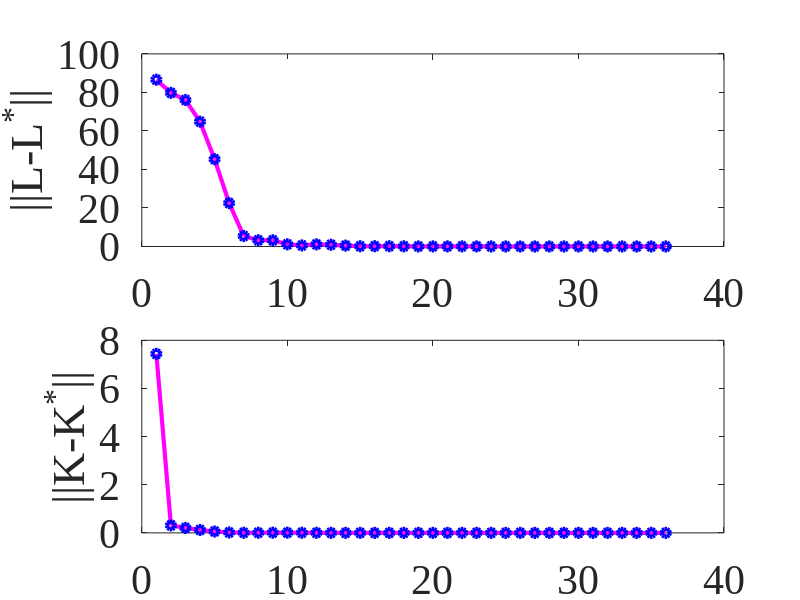
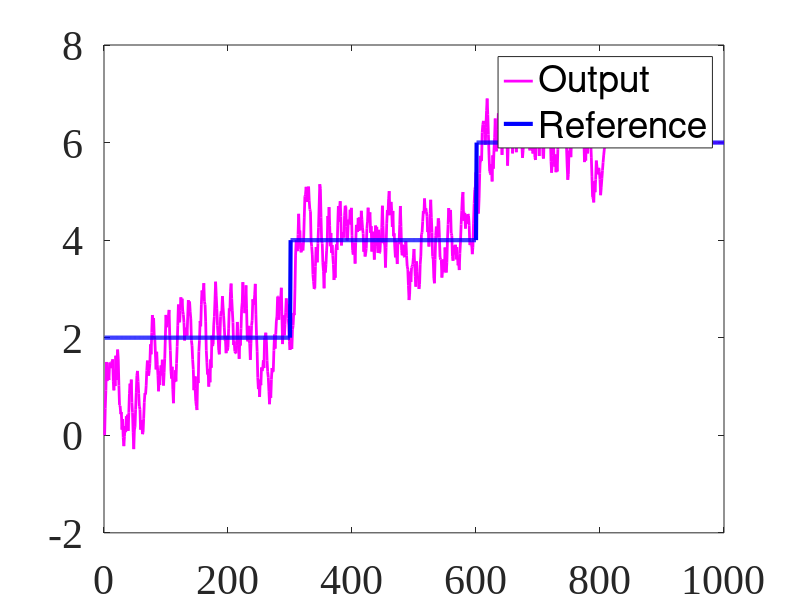

MATLAB code for these plots, in order:
%%%%%%%%%%%%%%%%%%%%%%%%%%%%%%%%%%%%%%%%%%%%%%%%%%%%%%%%%%%%%%%%%%%%%
% H_inf tracking control for linear discrete-time systems          %%
% Model-free Q-learning algorithm                                  %%
%%%%%%%%%%%%%%%%%%%%%%%%%%%%%%%%%%%%%%%%%%%%%%%%%%%%%%%%%%%%%%%%%%%%%

close all;
clc, clear;

% F16 Aircraft Systems: Continuous-time
Ac = [-1.01887,   0.90506,  -0.00215;
      0.82225,   -1.07741,  -0.17555;
      0,          0,             -1];
Bc = [0, 1;
      0, 0;
      5, 0];
Cc = [1, 0, 0];
Dc = 0;

%Discretization using the zero order hold (ZOH) method 
sys = ss(Ac,Bc,Cc,Dc);
sysd = c2d(sys,0.1,'zoh');
A = sysd.A;
B = sysd.B(:,1);
E = sysd.B(:,2);
C = sysd.C;

%Reference trajectory system
F = [1];

%Parameters setting
Q = 100; 
R = 0.01;
alpha = 0.1;
gamma = 10;

% The augmented system
Q1 = [C'*Q*C -C'*Q; -Q*C Q];
G = blkdiag(Q1, R, -gamma^2);
T = blkdiag(A, F);
B1 = [B; 0];
E1 = [E; 0];

%%
%%%%%%%%%%%%%%%%%%%%%%%%%%%%%%%%%%%%%%%%%%%%%%%%%%%%%%%%%%%%%%%%%%%%%%%%%%%
%Calculate the kernel matrix P by directly using the tacking GARE
tempA = sqrt(exp(-alpha))*T;
tempB = sqrt(exp(-alpha))*[B1, E1];
tempQ = Q1;
tempR = [R 0; 0 -gamma^2];
P_dare = dare(tempA, tempB, tempQ, tempR);

X0 = [0;0;0;2];
V0 = X0'*P_dare*X0

% Calculate the optimal control policy and worst case disturbance using P
L_P_dare = inv(R + exp(-alpha)*B1'*P_dare*B1 - exp(-alpha)^2*(B1'*P_dare*E1) * inv(exp(-alpha)*E1'*P_dare*E1 - gamma^2) * (E1'*P_dare*B1))...
    * (exp(-alpha)^2*(B1'*P_dare*E1) * inv(exp(-alpha)*E1'*P_dare*E1 - gamma^2) * (E1'*P_dare*T) - exp(-alpha)*B1'*P_dare*T)

K_P_dare = inv(exp(-alpha)*E1'*P_dare*E1 - gamma^2 - exp(-alpha)^2*(E1'*P_dare*B1) * inv(R + exp(-alpha)*B1'*P_dare*B1) * (B1'*P_dare*E1))...
    * (exp(-alpha)^2*(E1'*P_dare*B1) * inv(R + exp(-alpha)*B1'*P_dare*B1) * (B1'*P_dare*T) - exp(-alpha)*E1'*P_dare*T)

%Calculate kernel matrix H using P
H_dare = [Q1+exp(-alpha)*T'*P_dare*T,    exp(-alpha)*T'*P_dare*B1,      exp(-alpha)*T'*P_dare*E1;
          exp(-alpha)*B1'*P_dare*T,      R+exp(-alpha)*B1'*P_dare*B1,   exp(-alpha)*B1'*P_dare*E1;
          exp(-alpha)*E1'*P_dare*T,      exp(-alpha)*E1'*P_dare*B1,     exp(-alpha)*E1'*P_dare*E1-gamma^2];
Hxx = H_dare(1:4, 1:4);
Hxu = H_dare(1:4, 5);
Hxw = H_dare(1:4, 6);
Hux = H_dare(5, 1:4);
Huu = H_dare(5, 5);
Huw = H_dare(5, 6);
Hwx = H_dare(6, 1:4);
Hwu = H_dare(6, 5);
Hww = H_dare(6, 6);

% Calculate the optimal control policy and worst case disturbance using H
L_H_dare = inv(Huu - Huw*inv(Hww)*Hwu) * (Huw*inv(Hww)*Hwx - Hux)
K_H_dare = inv(Hww - Hwu*inv(Huu)*Huw) * (Hwu*inv(Huu)*Hux - Hwx)

%%
%%%%%%%%%%%%%%%%%%%%%%%%%%%%%%%%%%%%%%%%%%%%%%%%%%%%%%%%%%%%%%%%%%%%%%%%%%%
%Model-free Q-learning algorithm

% Initial value of H
H = eye(6);
Hxx = H(1:4, 1:4);
Hxu = H(1:4, 5);
Hxw = H(1:4, 6);
Hux = H(5, 1:4);
Huu = H(5, 5);
Huw = H(5, 6);
Hwx = H(6, 1:4);
Hwu = H(6, 5);
Hww = H(6, 6);
% Initial values of K and L
K = [-5 0 0 5];
L = [-5 0 0 5];
% Initial values of states
x = [0 0 0]';
r = [2];
X = [x;r];

zbar(1:21, 1:22) = 0;
d_target(1:22, 1) = 0;
mm = 0;
Count_N = 1000;
Count_train = 800;

for n = 1:Count_N
    
    if n <= Count_train
        a1 = 1;
        a2 = 1;
    else
        a1 = 0;
        a2 = 0;
    end

    uu = L * X(:,n);
    ww = K * X(:,n);
    %case 1
%     u = uu + a1 * (sin(2*n) + sin(5*n) + sin(9*n) + sin(11*n));
%     w = ww + a2 * (cos(3*n) + cos(6*n) + cos(8*n) + cos(12*n));
    %case 2
    u = uu + a1 * 10 * (rand-0.5);
    w = ww + a2 * 10 * (rand-0.5);

    x(:, n+1) = A*x(:,n) + B*u + E*w;
    y(n) = C * x(:,n);
    r(n+1) = F * r(n);
    X = [x; r];
    
    if n==300
        r(n+1) = 4;
    end
    
    if n==600
        r(n+1) = 6;
    end
    
    % Data collection
    zbar(:,1) = zbar(:,2);
    zbar(:,2) = zbar(:,3);
    zbar(:,3) = zbar(:,4);
    zbar(:,4) = zbar(:,5);
    zbar(:,5) = zbar(:,6);
    zbar(:,6) = zbar(:,7);
    zbar(:,7) = zbar(:,8);
    zbar(:,8) = zbar(:,9);
    zbar(:,9) = zbar(:,10);
    zbar(:,10) = zbar(:,11);
    zbar(:,11) = zbar(:,12);
    zbar(:,12) = zbar(:,13);
    zbar(:,13) = zbar(:,14);
    zbar(:,14) = zbar(:,15);
    zbar(:,15) = zbar(:,16);
    zbar(:,16) = zbar(:,17);
    zbar(:,17) = zbar(:,18);
    zbar(:,18) = zbar(:,19);
    zbar(:,19) = zbar(:,20);
    zbar(:,20) = zbar(:,21);
    zbar(:,21) = zbar(:,22);
    
    temp0_zbar = [X(1,n)^2;       X(1,n)*X(2,n);   X(1,n)*X(3,n);  X(1,n)*X(4,n);
                  X(1,n)*u;       X(1,n)*w;        X(2,n)^2;       X(2,n)*X(3,n);
                  X(2,n)*X(4,n);  X(2,n)*u;        X(2,n)*w;       X(3,n)^2;
                  X(3,n)*X(4,n);  X(3,n)*u;        X(3,n)*w;       X(4,n)^2;
                  X(4,n)*u;       X(4,n)*w;        u^2;            u*w;            w^2];
              
    zbar(:,22) = temp0_zbar;
         
    d_target(1,1) = d_target(2,1);
    d_target(2,1) = d_target(3,1);
    d_target(3,1) = d_target(4,1);
    d_target(4,1) = d_target(5,1);
    d_target(5,1) = d_target(6,1);
    d_target(6,1) = d_target(7,1);
    d_target(7,1) = d_target(8,1);
    d_target(8,1) = d_target(9,1);
    d_target(9,1) = d_target(10,1);
    d_target(10,1) = d_target(11,1);
    d_target(11,1) = d_target(12,1);
    d_target(12,1) = d_target(13,1);
    d_target(13,1) = d_target(14,1);
    d_target(14,1) = d_target(15,1);
    d_target(15,1) = d_target(16,1);
    d_target(16,1) = d_target(17,1);
    d_target(17,1) = d_target(18,1);
    d_target(18,1) = d_target(19,1);
    d_target(19,1) = d_target(20,1);
    d_target(20,1) = d_target(21,1);
    d_target(21,1) = d_target(22,1);
    d_target(22,1) = [X(:,n); u; w]' * G * [X(:,n); u; w]...
                   + exp(-alpha) * [X(:,n+1); L*X(:,n+1); K*X(:,n+1)]' * H * [X(:,n+1); L*X(:,n+1); K*X(:,n+1)];
               
    %The number of independent elements of H is 21.
    if mod(n, 22) == 0
        err_K = abs(K - K_P_dare);
        err_L = abs(L - L_P_dare);
        
        if n <= Count_train
            mm = mm + 1;
            % PEV using the LS
            Z_temp = zbar * zbar';
            T_temp = zbar * d_target;
            rank(Z_temp);
            vecH = inv(Z_temp) * T_temp;
            H = [vecH(1),   vecH(2)/2,   vecH(3)/2,   vecH(4)/2,  vecH(5)/2,   vecH(6)/2;
                 vecH(2)/2, vecH(7),     vecH(8)/2,   vecH(9)/2,  vecH(10)/2,  vecH(11)/2;
                 vecH(3)/2, vecH(8)/2,   vecH(12),    vecH(13)/2, vecH(14)/2,  vecH(15)/2;
                 vecH(4)/2, vecH(9)/2,   vecH(13)/2,  vecH(16),   vecH(17)/2,  vecH(18)/2;
                 vecH(5)/2, vecH(10)/2,  vecH(14)/2,  vecH(17)/2, vecH(19),    vecH(20)/2;
                 vecH(6)/2, vecH(11)/2,  vecH(15)/2,  vecH(18)/2, vecH(20)/2,  vecH(21)];
            %PIM
            Hxx = H(1:4, 1:4);
            Hxu = H(1:4, 5);
            Hxw = H(1:4, 6);
            Hux = H(5, 1:4);
            Huu = H(5, 5);
            Huw = H(5, 6);
            Hwx = H(6, 1:4);
            Hwu = H(6, 5);
            Hww = H(6, 6);
            L = inv(Huu - Huw*inv(Hww)*Hwu) * (Huw*inv(Hww)*Hwx - Hux);
            K = inv(Hww - Hwu*inv(Huu)*Huw) * (Hwu*inv(Huu)*Hux - Hwx);
            
            %Error calculation
            err_L_norm(mm) = norm(err_L);
            err_K_norm(mm) = norm(err_K);
 
        end 
    end
end

%The learned results
L_mf = L
K_mf = K

err_L_norm_c2 = err_L_norm;
err_K_norm_c2 = err_K_norm;

figure(1)
subplot(2,1,1), hold on, box on;
plot(1:mm, err_L_norm,'m','linewidth',3);
plot(1:mm, err_L_norm,'bo','linewidth',3);
set(gca,'FontSize',30, 'FontName','Times New Roman');
ylabel('||L-L^*||');
subplot(2,1,2), hold on, box on;
plot(1:mm, err_K_norm,'m','linewidth',3);
plot(1:mm, err_K_norm,'bo','linewidth',3);
ylabel('||K-K^*||');
set(gca,'FontSize',30, 'FontName','Times New Roman');
hold off


y_c2 = y;
r_c2 = r;

figure(2),hold on, box on
t=1:Count_N;
plot(t, y, 'm', 'linewidth', 2)
plot(t, r(1:Count_N), 'b', 'linewidth', 3)
set(gca,'FontSize',30, 'FontName','Times New Roman');
legend('Output', 'Reference')
hold off
